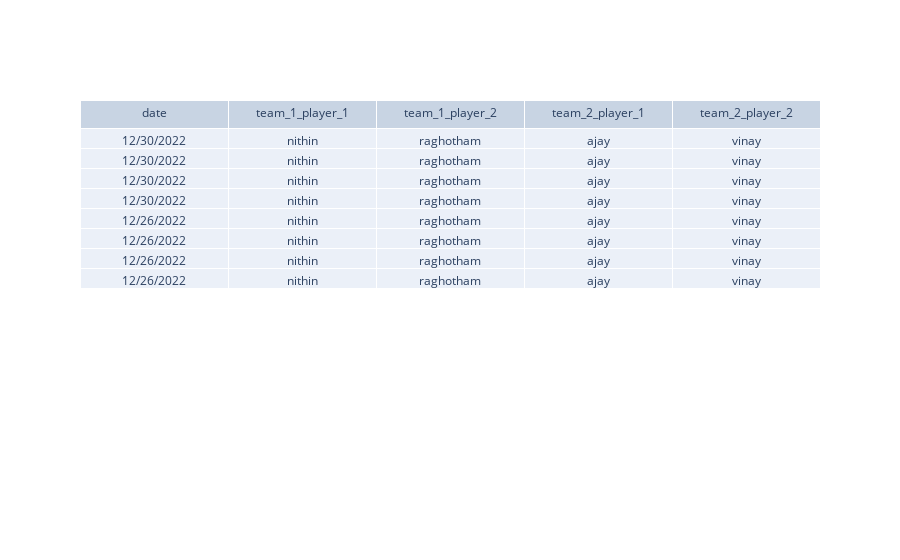

Notebook cell for this chart:
### Code cell
table = go.Table(
    header=dict(values=head_2_head_df.columns[:5]), 
    cells=dict(
        values=[head_2_head_df[i] for i in head_2_head_df.columns[:5]],
        
    )
)
fig = go.Figure(table)
fig

### Figure 1 — Plotly figure (JSON) as saved in the notebook; plotly's stock layout.template omitted (floating-point values rounded to 4 significant figures)
{"data": [{"cells": {"values": [["12/30/2022", "12/30/2022", "12/30/2022", "12/30/2022", "12/26/2022", "12/26/2022", "12/26/2022", "12/26/2022"], ["nithin", "nithin", "nithin", "nithin", "nithin", "nithin", "nithin", "nithin"], ["raghotham", "raghotham", "raghotham", "raghotham", "raghotham", "raghotham", "raghotham", "raghotham"], ["ajay", "ajay", "ajay", "ajay", "ajay", "ajay", "ajay", "ajay"], ["vinay", "vinay", "vinay", "vinay", "vinay", "vinay", "vinay", "vinay"]]}, "header": {"values": ["date", "team_1_player_1", "team_1_player_2", "team_2_player_1", "team_2_player_2"]}, "type": "table"}], "layout": {}}
